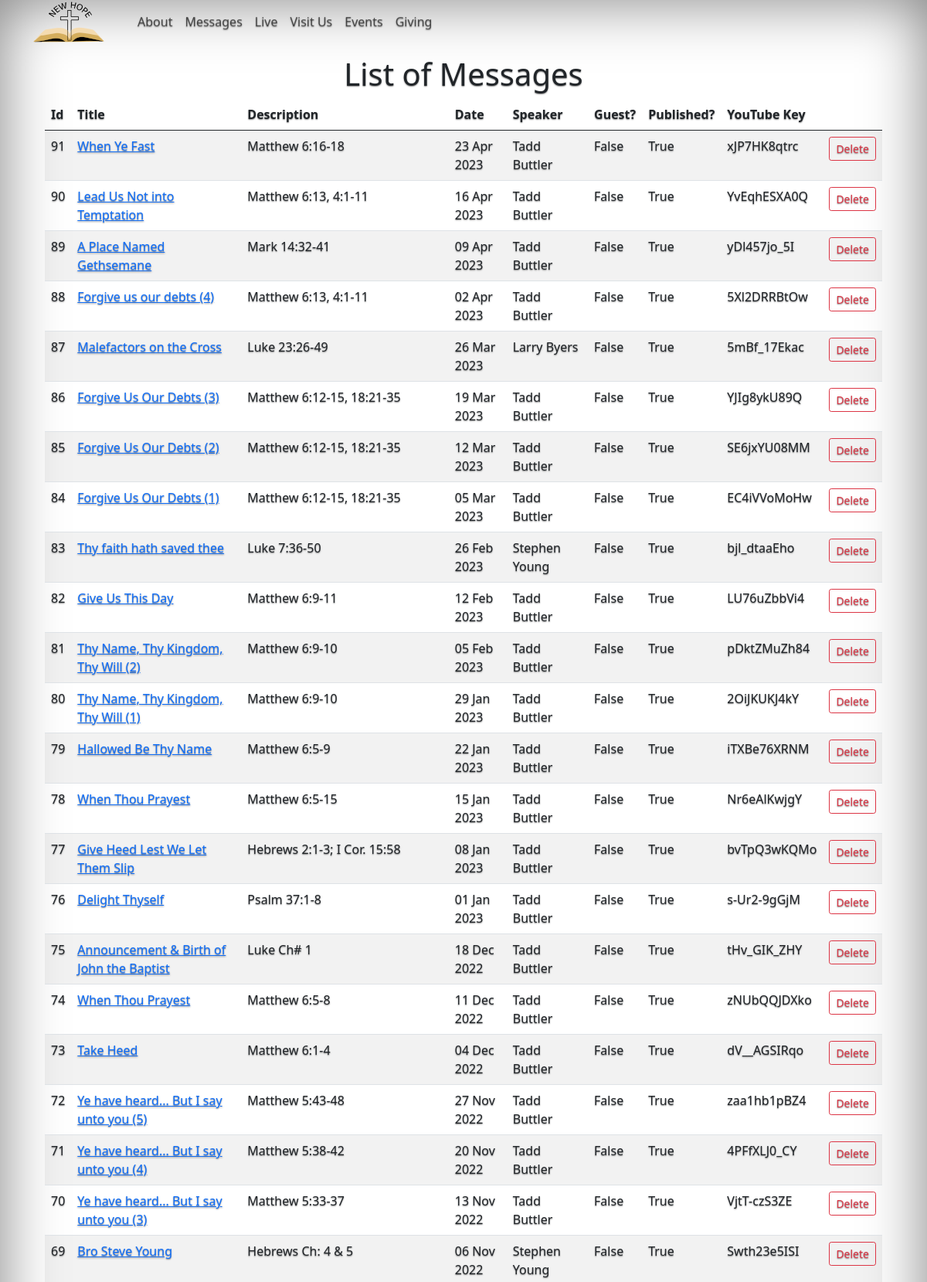
The app's page /list-messages (upper part) with its own data.
### app/models.py (models this page shows, shortened)
class VideoMessage(db.Model):
    id = db.Column(db.Integer, primary_key=True)
    title = db.Column(db.String(128))
    description = db.Column(db.String(256))
    timestamp = db.Column(db.DateTime, index=True, default=datetime.utcnow)
    youtube_id = db.Column(db.String(256), unique=True)
    speaker_id = db.Column(db.Integer, db.ForeignKey('speaker.id'))
    is_published = db.Column(db.Boolean)

### app/routes.py (the view)
@app.route('/list-messages', methods=['GET'])
def list_messages():
    pageModel.messages = GetMessages()
    return render_template('list_messages.html', model = pageModel)

### app/routes.py (called while the page is built)
def MapMessage(sequence: int, message: VideoMessage, image: Image) -> Message:
    result = Message(message.id)
    result.title = message.title
    result.timestamp = message.timestamp
    result.description = message.description
    result.youtube_id = message.youtube_id
    result.speaker_id = message.speaker_id
    result.speaker = f'{message.speaker.first_name} {message.speaker.last_name}'
    result.speaker_is_guest = message.speaker.is_guest
    result.speaker_icon_file_name = message.speaker.icon_file_name
    result.is_published = message.is_published
    result.sequence = sequence
    if bool(image):
        result.image_file = image.filename
        result.image_description = image.description
    return result

def GetMessages(count: int = 0, includeImages: bool = False):
    messages = []
    imageList = []
    if bool(count):
        messageList = VideoMessage.query.order_by(VideoMessage.timestamp.desc()).limit(count).all()
    else:
        messageList = VideoMessage.query.order_by(VideoMessage.timestamp.desc()).all()
    if includeImages:
        imageList = GetImages()
    index = 0
    numOfImages = len(imageList)
    app.logger.info(f'{len(messageList)} video message were retrieved to display.')
    for message in messageList:
        messages.append(MapMessage(
            index,
            message,
            None if index >= numOfImages else imageList[index])) # Add a default image?
        index = index + 1
    return messages

### app/templates/list_messages.html (shortened to what this page needs)
{% extends "base.html" %}
{% block content %}
<div class="row p-3 rounded">
    <div class="col-12">
        <h1 style="text-align: center;">List of Messages</h1>
        <div class="table-responsive">
        <table id="message-table" class="table table-striped table-hover">
            <thead>
                <th>Id</th>
                <th>Title</th>
                <th>Description</th>
                <th>Date</th>
                <th>Speaker</th>
                <th>Guest?</th>
                <th>Published?</th>
                <th>YouTube Key</th>
                <th></th>
            </thead>
            <tbody>
                {% for message in model.messages %}
                <tr>
                <td>{{ message.id }}</td>
                <td><a href="{{ url_for('update_message', id=message.id) }}">{{ message.title }}</a></td>
                <td>{{ message.description }}</td>
                <td>{{ message.timestamp.strftime('%d %b %Y') }}</td>
                <td>{{ message.speaker }}</td>
                <td>{{ message.speaker_is_guest }}</td>
                <td>{{ message.is_published }}</td>
                <td>{{ message.youtube_id }}</td>
                <td><a href="#" data-url="{{ url_for('delete_message', id=message.youtube_id) }}" data-title="{{ message.title }}" data-date="{{ message.timestamp.strftime('%d %b %Y') }}" class="btn btn-outline-danger btn-sm msg-delete" data-bs-toggle="modal" data-bs-target="#staticBackdrop">Delete</a></td>
                </tr>
                {% endfor %}
            </tbody>
        </table>
        </div>
    </div>
</div>
{% endblock %}

### records on screen
VideoMessage: title "When Ye Fast", description "Matthew 6:16-18", timestamp "23 Apr 2023", youtube_id "xJP7HK8qtrc"
VideoMessage: title "Lead Us Not into Temptation", description "Matthew 6:13, 4:1-11", timestamp "16 Apr 2023", youtube_id "YvEqhESXA0Q"
VideoMessage: title "A Place Named Gethsemane", description "Mark 14:32-41", timestamp "09 Apr 2023", youtube_id "yDl457jo_5I"
VideoMessage: title "Forgive us our debts (4)", description "Matthew 6:13, 4:1-11", timestamp "02 Apr 2023", youtube_id "5Xl2DRRBtOw"
VideoMessage: title "Malefactors on the Cross", description "Luke 23:26-49", timestamp "26 Mar 2023", youtube_id "5mBf_17Ekac"
VideoMessage: title "Forgive Us Our Debts (3)", description "Matthew 6:12-15, 18:21-35", timestamp "19 Mar 2023", youtube_id "YJIg8ykU89Q"
VideoMessage: title "Forgive Us Our Debts (2)", description "Matthew 6:12-15, 18:21-35", timestamp "12 Mar 2023", youtube_id "SE6jxYU08MM"
VideoMessage: title "Forgive Us Our Debts (1)", description "Matthew 6:12-15, 18:21-35", timestamp "05 Mar 2023", youtube_id "EC4iVVoMoHw"
VideoMessage: title "Thy faith hath saved thee", description "Luke 7:36-50", timestamp "26 Feb 2023", youtube_id "bjl_dtaaEho"
VideoMessage: title "Give Us This Day", description "Matthew 6:9-11", timestamp "12 Feb 2023", youtube_id "LU76uZbbVi4"
VideoMessage: title "Thy Name, Thy Kingdom, Thy Will (2)", description "Matthew 6:9-10", timestamp "05 Feb 2023", youtube_id "pDktZMuZh84"
VideoMessage: title "Thy Name, Thy Kingdom, Thy Will (1)", description "Matthew 6:9-10", timestamp "29 Jan 2023", youtube_id "2OiJKUKJ4kY"
VideoMessage: title "Hallowed Be Thy Name", description "Matthew 6:5-9", timestamp "22 Jan 2023", youtube_id "iTXBe76XRNM"
VideoMessage: title "When Thou Prayest", description "Matthew 6:5-15", timestamp "15 Jan 2023", youtube_id "Nr6eAlKwjgY"
VideoMessage: title "Give Heed Lest We Let Them Slip", description "Hebrews 2:1-3; I Cor. 15:58", timestamp "08 Jan 2023", youtube_id "bvTpQ3wKQMo"
VideoMessage: title "Delight Thyself", description "Psalm 37:1-8", timestamp "01 Jan 2023", youtube_id "s-Ur2-9gGjM"
VideoMessage: title "Announcement & Birth of John the Baptist", description "Luke Ch# 1", timestamp "18 Dec 2022", youtube_id "tHv_GIK_ZHY"
VideoMessage: title "When Thou Prayest", description "Matthew 6:5-8", timestamp "11 Dec 2022", youtube_id "zNUbQQJDXko"
VideoMessage: title "Take Heed", description "Matthew 6:1-4", timestamp "04 Dec 2022", youtube_id "dV__AGSIRqo"
VideoMessage: title "Ye have heard... But I say unto you (5)", description "Matthew 5:43-48", timestamp "27 Nov 2022", youtube_id "zaa1hb1pBZ4"
VideoMessage: title "Ye have heard... But I say unto you (4)", description "Matthew 5:38-42", timestamp "20 Nov 2022", youtube_id "4PFfXLJ0_CY"
VideoMessage: title "Ye have heard... But I say unto you (3)", description "Matthew 5:33-37", timestamp "13 Nov 2022", youtube_id "VjtT-czS3ZE"
VideoMessage: title "Bro Steve Young", description "Hebrews Ch: 4 & 5", timestamp "06 Nov 2022", youtube_id "Swth23e5ISI"

### other values on screen
{{ message.id }} "91" "90" "89" "88" "87" "86" "85" "84" "83" "82" "81" "80" "79" "78" "77" "76" "75" "74" "73" "72" "71" "70" "69"
{{ message.speaker }} "Tadd Buttler" "Tadd Buttler" "Tadd Buttler" "Tadd Buttler" "Larry Byers" "Tadd Buttler" "Tadd Buttler" "Tadd Buttler" "Stephen Young" "Tadd Buttler" "Tadd Buttler" "Tadd Buttler" "Tadd Buttler" "Tadd Buttler" "Tadd Buttler" "Tadd Buttler" "Tadd Buttler" "Tadd Buttler" "Tadd Buttler" "Tadd Buttler" "Tadd Buttler" "Tadd Buttler" "Stephen Young"
{{ message.speaker_is_guest }} "False" "False" "False" "False" "False" "False" "False" "False" "False" "False" "False" "False" "False" "False" "False" "False" "False" "False" "False" "False" "False" "False" "False"
{{ message.is_published }} "True" "True" "True" "True" "True" "True" "True" "True" "True" "True" "True" "True" "True" "True" "True" "True" "True" "True" "True" "True" "True" "True" "True"
